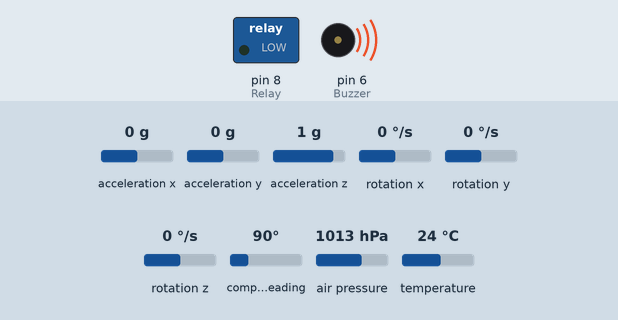
Simulated run of this sketch. Board: Arduino Uno, built for the host (arithmetic inside an expression is 32-bit, double 64-bit). Parts: switched loads named in the sketch (green lamp = pin HIGH), buzzer (waves = sounding, pin HIGH). Wiring (inferred from the names in the program): HMC5883L compass at I2C address 0x1E; ADXL345 accelerometer at I2C address 0x53; L3G4200D gyroscope at I2C address 0x69; BMP180 pressure sensor at I2C address 0x77. The test bench sets the inputs (shaded band); at power-on: acceleration x 0 g, acceleration y 0 g, acceleration z 1 g, rotation x 0 °/s, rotation y 0 °/s, rotation z 0 °/s, compass heading 90°, air pressure 1013 hPa, temperature 24 °C. Storage starts empty; EEPROM starts erased.

Above: at 0.1 s.
At 4.1 s:
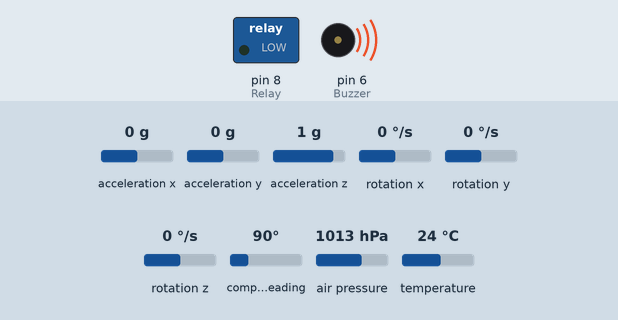
At 5.6 s:
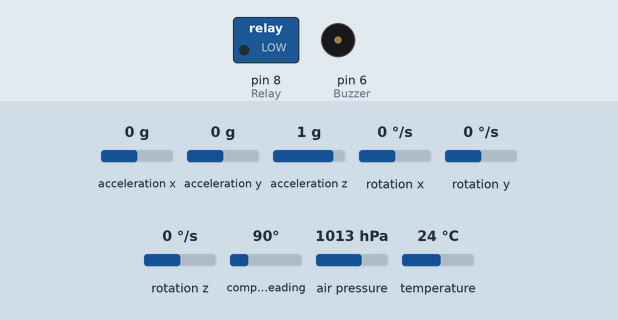
Timing chart, 0 to 7.1 s (numbered marks = the images above):
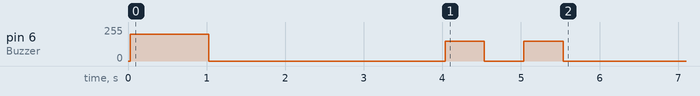

The sketch:

AVersion2-4.ino
```cpp
//No utiliza la biblioteca SFE_BMP180
//70% de almacenamiento
//67% de memoria dinámica
//La configuración está en un archivo diferente
//45 lecturas

//Conexiones Módulo MicroSD      Conexiones IMU: GY-80       Conexiones Relevador
//   GND ---> GND                  3.3V ---> Vcc                  D8 ---> IN
//    5V ---> Vcc                   GND ---> GND                 GND ---> GND
//   D12 ---> MISO                   A5 ---> SCL                  5V ---> Vcc
//   D11 ---> MOSI                   A4 ---> SDA
//   D13 ---> SCK
//   D10 ---> CS

/////////////////////////////////////////BIBLIOTECAS/////////////////////////////////////////
#include <Wire.h>        //Libreria para la comunicacion I2C
#include <SPI.h>         //Libreria interfaz SPI
#include <SD.h>          //Libreria para tarjetas SD
#include <EEPROM.h>      //Libreria que permite guardar valores cuando el arduino se apaga

/////////////////////////////////////////DEFINICIONES/////////////////////////////////////////
        //--------Micro SD---------
#define SSpin 10                    //Pin Slave Select para el modulo micro SD
        //--------BMP085----------
#define BMP085_ADDRESS 0x77         //Dirección I2C del barometro BMP085
        //--------ADXL345---------
#define ADXL345_ADDRESS 0x53        //Device address in which is also included the 8th bit for selecting the mode, read in this case.
#define Power_Register 0x2D         //Accelerometer Register Addresses
#define X_Axis_Register_DATAX0 0x32 //Hexadecima address for the DATAX0 internal register.
#define X_Axis_Register_DATAX1 0x33 //Hexadecima address for the DATAX1 internal register.
#define Y_Axis_Register_DATAY0 0x34
#define Y_Axis_Register_DATAY1 0x35
#define Z_Axis_Register_DATAZ0 0x36
#define Z_Axis_Register_DATAZ1 0x37
        //--------L3G4200D---------
#define Gyro_L3G4200D_ADDRESS 0x69  //Device address in which is also included the 8th bit for selecting the mode, read in this case.
#define Gyro_gX0 0x28               //Gyro Register Addresses
#define Gyro_gX1 0x29
#define Gyro_gY0 0x2A
#define Gyro_gY1 0x2B
#define Gyro_gZ0 0x2C
#define Gyro_gZ1 0x2D
        //--------MC5883L---------
#define Magnet_MC5883L_ADDRESS 0x1E //I2C 7bit address of HMC5883
#define Magnetometer_mX0 0x03
#define Magnetometer_mX1 0x04
#define Magnetometer_mZ0 0x05
#define Magnetometer_mZ1 0x06
#define Magnetometer_mY0 0x07
#define Magnetometer_mY1 0x08
/////////////////////////////////////////VARIABLES/////////////////////////////////////////
        //--------GLOBALES---------
int Relay = 8;                 //Pin de salida para el relevador
int Buzzer = 6;                //Pin de salida para el buzzer
int numeroLectura = 1;         //Para obtener el numero de datos que queremos
word t0;                       //Tiempo al terminar de configurar
        //--------BMP085---------
    float temperature,pressure,altura;
//-->Alturas para el cálculo de la media móvil
    float altura1,altura2,altura3,altura4,altura5,altura6,altura7,altura8;
    float alturaMediaMovil = 0;
//-->Formula barometrica
    float Po = 101325;             //Presión al nivel del mar [Pa]
    float M = 0.02896;             //Masa molar del aire [kg/mol]
    float TempK;                   //Temperatura en grados kelvin
    float R = 8.3143;              //Constante universal de los gases [(N*m)/(mol*K)]
    float g = 9.807;               //Aceleración gravitacional [m/s^2]
//-->Valores de calibración
    const unsigned char OSS = 0;   //Configuración de sobremuestreo
    int ac1,ac2,ac3;
    unsigned int ac4,ac5,ac6;
    int b1,b2,mb,mc,md;
    long b5;
        //--------Modulo Micro SD---------
File archivo;                  //Objeto "archivo" del tipo File
byte nFile;                    //Numero de archivo
        //--------ADXL345---------
int X0,X1,X_out;
int Y0,Y1,Y_out;
int Z1,Z0,Z_out;
float aceleracionX,aceleracionY,aceleracionZ;
//output value from -1 to +1, Gravity acceleration acting on the X-Axis
//2^8 bytes
float AceleracionXBytes = 256;
        //--------L3G4200D---------
int gX0,gX1,gX_out;
int gY0,gY1,gY_out;
int gZ0,gZ1,gZ_out;
float Xg,Yg,Zg;
float angleX,angleY,angleZ,angleXc,angleYc,angleZc;
float giroscopioX,giroscopioY,giroscopioZ;
unsigned long start,finished,elapsed;
// From the datasheet: 70 mdps/digit
float dpsXDigit = 0.07;      //Angular rate [dps]
float dt=0.015;
        //--------MC5883L---------
int mX0,mX1,mX_out;
int mY0,mY1,mY_out;
int mZ0,mZ1,mZ_out;
float magnetometroX,magnetometroY,magnetometroZ;
// From the datasheet: 0.92 mG/digit
float GaussXDigit = 0.00092;     // Gauss unit [G]
//Earth magnetic field ranges from 0.25 to 0.65 Gauss, so these are the values that we need to get approximately.
//->Arreglos para ajuste      m = (x-b)*A
double matrizMagB[3] = {-0.0389,-0.2945,0.2303};
double matrizMagA[3][3] = {{0.8951,-0.0019,0.0046},{-0.0019,0.9303,-0.0272},{0.0046,-0.0272,1.2017}};
```

DCiclo.ino
```cpp
//CICLO PRINCIPAL

void loop() {
  //--> BMP085
  temperature = bmp085GetTemperature(bmp085ReadUT());
  pressure = bmp085GetPressure(bmp085ReadUP());
  altitud(pressure, temperature);
  //--> ADXL345
  ejeXacelerometro();
  ejeYacelerometro();
  ejeZacelerometro();
  //--> L3G4200D
    start=millis();
  ejeXgiroscopio();
  ejeYgiroscopio();
  ejeZgiroscopio();
    // Calculating dt
    finished=millis();
    elapsed=finished-start;
    dt=elapsed/1000.0;
    start = elapsed = 0;
  //--> MC5883L
  ajusteMagnetometro();

  //--> Media movil de la altura
  calculoMediaMovil();
  //Registro de los datos en la micro SD
  registroDatos();
  numeroLectura = numeroLectura + 1;
}
```

Configuracion.ino
```cpp
//FUNCIONES DE CONFIGURACION

void setup()
{
  Serial.begin(9600);               //Comunicacion serial para debug
  Wire.begin();                     //Inicio de la comuniacion I2C

  pinMode(Relay, OUTPUT);           //Relay es salida
  pinMode(Buzzer,OUTPUT);           //Buzzer es salida
  digitalWrite(Relay, LOW);         //Relay apagado
  digitalWrite(Buzzer, LOW);        //Buzzer apagado


    ///////////////////////// Archivo en la micro SD /////////////////////////
  //->Inicializacion del modulo micro SD
  if (!SD.begin(SSpin))                    //Si la tarjeta SD no inicia correctamente
   {
    while(1);                                //El ciclo setup termina
   }
   //--------BMP085----------
  bmp085Calibration();
  //--------ADXL345---------
  //->Enable measurement
  wireTransmission(ADXL345_ADDRESS,Power_Register,8);
      //Power_CTL Register
      //Bit D3 High for measuring enable (0000 1000)

  analogWrite(Buzzer, 200);
  delay(1000);
  analogWrite(Buzzer,LOW);
  delay(3000);

  //->Leer y actualizar el numero de archivo
  nFile = EEPROM.read(0);                      //Usamos la dirección cero de la EEPROM
  EEPROM.write(0,nFile+1);                     //Tenemos un máximo de 255 archivos
  nFile = EEPROM.read(0);
  //->Crear archivo de datos de vuelo
  archivo = SD.open("Datos"+String(nFile)+".txt",FILE_WRITE);
  //Si el archivo se crea correctamente
  if (archivo) {
    archivo.println("#Lectura,Millis,Tiempo,Altura,AcelX,AcelY,AcelZ,MagX,MagY,MagZ,GyroX,GyroY,GyroZ,Estado,Longitud,Latitud,AlturaGPS");
    archivo.close();
    for(int i = 0; i < 2; i++) {
      analogWrite(Buzzer, 150);
      delay(500);
      analogWrite(Buzzer, LOW);
      delay(500);
    }
  }
  //Si el archivo no se crea correctamente
  else {
    while(1);
  }
  t0 = millis();                       //Tiempo de salida de la configuración
}
```

Source omitted: BFunciones.ino (13717 bytes)
